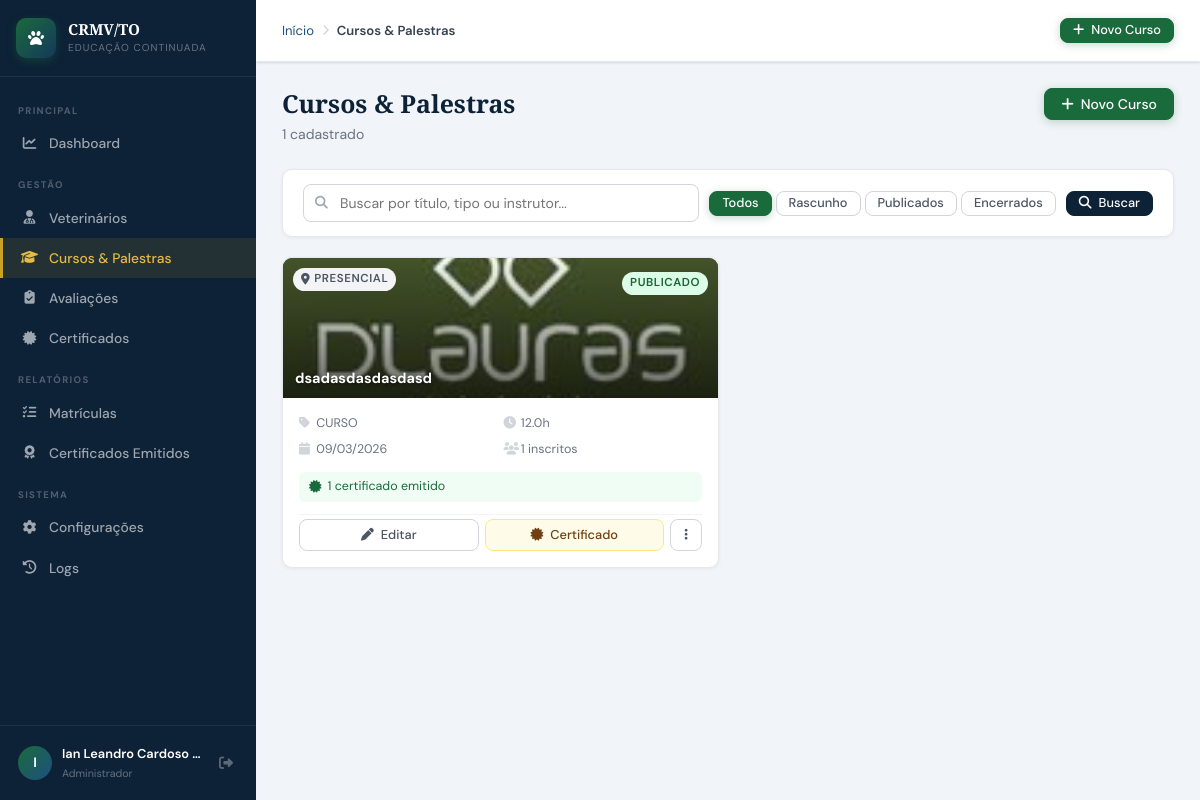
Before: /admin/cursos/lista.php (signed in) with the older database file.
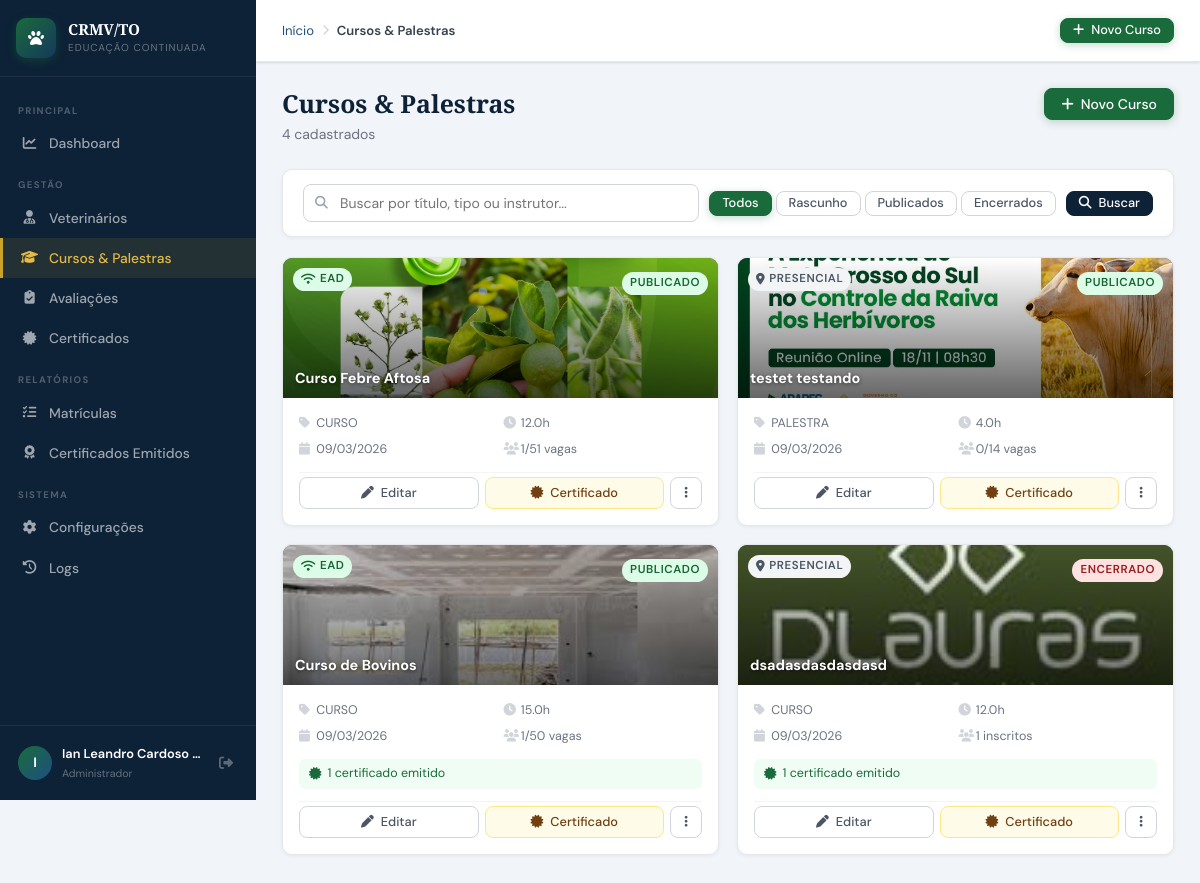
After: the same page with the newer database file.
### tables this page shows
CREATE TABLE `tbl_cursos` (
  `curso_id` int(10) UNSIGNED NOT NULL,
  `categoria_id` int(10) UNSIGNED DEFAULT NULL,
  `titulo` varchar(200) NOT NULL,
  `descricao` text DEFAULT NULL,
  `capa` varchar(120) DEFAULT NULL,
  `observacoes` text DEFAULT NULL,
  `tipo` enum('CURSO','PALESTRA','WORKSHOP','CONGRESSO','WEBINAR') NOT NULL DEFAULT 'CURSO',
  `modalidade` enum('PRESENCIAL','EAD','HIBRIDO') NOT NULL DEFAULT 'PRESENCIAL',
  `carga_horaria` decimal(5,1) NOT NULL DEFAULT 0.0,
  `vagas` smallint(6) DEFAULT NULL,
  `data_inicio` date DEFAULT NULL,
  `data_fim` date DEFAULT NULL,
  `horario` varchar(100) DEFAULT NULL,
  `local_nome` varchar(150) DEFAULT NULL,
  `local_cidade` varchar(80) DEFAULT NULL,
  `local_uf` char(2) DEFAULT 'TO',
  `local_endereco` varchar(200) DEFAULT NULL,
  `link_ead` varchar(300) DEFAULT NULL,
  `youtube_id` varchar(30) DEFAULT NULL,
  `valor` decimal(8,2) NOT NULL DEFAULT 0.00,
  `status` enum('RASCUNHO','PUBLICADO','ENCERRADO','CANCELADO') NOT NULL DEFAULT 'RASCUNHO',
  `cert_modelo` text DEFAULT NULL,
  `cert_conteudo_programatico` mediumtext DEFAULT NULL COMMENT 'HTML do conteúdo programático (verso do certificado)',
  `cert_validade` smallint(6) DEFAULT NULL,
  `cert_obs` text DEFAULT NULL COMMENT 'Observação interna do certificado (não aparece impresso)',
  `ativo` tinyint(1) NOT NULL DEFAULT 1,
  `criado_em` datetime NOT NULL DEFAULT current_timestamp(),
  `atualizado_em` datetime DEFAULT NULL ON UPDATE current_timestamp(),
  `criado_por` int(10) UNSIGNED DEFAULT NULL,
  `instrutor_id` int(11) DEFAULT NULL,
  `requer_avaliacao` tinyint(1) NOT NULL DEFAULT 0,
  `avaliacao_com_nota` tinyint(1) NOT NULL DEFAULT 0,
  `nota_minima` decimal(5,2) DEFAULT 70.00,
  `tentativas_maximas` smallint(6) NOT NULL DEFAULT 3,
  `cert_frente_html` text DEFAULT NULL,
  `cert_verso_html` text DEFAULT NULL
);

### admin/cursos/lista.php (the view, shortened to what the changed rows need)
<?php
require_once __DIR__ . '/../../includes/conexao.php';
$busca  = trim($_GET['busca']  ?? '');
$filtro = $_GET['filtro'] ?? 'todos';
$pag    = max(1, (int)($_GET['pag'] ?? 1));
$porPag = 12;
$offset = ($pag - 1) * $porPag;
$where  = "WHERE c.ativo = 1";
$params = [];
$total   = dbQueryOne("SELECT COUNT(*) AS n FROM tbl_cursos c $where", $params)['n'];
$cursos = dbQuery(
    "SELECT c.curso_id, c.titulo, c.tipo, c.modalidade, c.status, c.carga_horaria,
            c.data_inicio, c.data_fim, c.vagas, c.capa,
            cat.nome AS cat_nome, cat.cor_hex,
            (SELECT GROUP_CONCAT(ci.nome ORDER BY ci.ordem SEPARATOR ', ')
             FROM tbl_curso_instrutores ci WHERE ci.curso_id = c.curso_id) AS instrutores,
            (SELECT COUNT(*) FROM tbl_matriculas m WHERE m.curso_id = c.curso_id) AS total_mat,
            (SELECT COUNT(*) FROM tbl_matriculas m WHERE m.curso_id = c.curso_id AND m.certificado_gerado = 1) AS total_cert
     FROM tbl_cursos c
     LEFT JOIN tbl_categorias cat ON c.categoria_id = cat.categoria_id
     $where
     ORDER BY c.criado_em DESC
     LIMIT $porPag OFFSET $offset",
    $params
);
require_once __DIR__ . '/../../includes/layout.php';
?>
<div class="pg-header">
    <div class="pg-header-row">
        <div>
            <h1 class="pg-titulo">Cursos & Palestras</h1>
            <p class="pg-subtitulo"><?= number_format($total, 0, ',', '.') ?> cadastrado<?= $total != 1 ? 's' : '' ?></p>
        </div>
    </div>
</div>
<div class="card" style="margin-bottom:20px">
    <div class="card-body" style="padding:14px 20px">
        <form method="GET" style="display:flex;gap:10px;align-items:center;flex-wrap:wrap">
            <div style="display:flex;gap:4px">
                <?php foreach (['todos'=>'Todos','RASCUNHO'=>'Rascunho','PUBLICADO'=>'Publicados','ENCERRADO'=>'Encerrados'] as $v=>$l): ?>
                <a href="?busca=<?= urlencode($busca) ?>&filtro=<?= $v ?>"
                   class="btn btn-sm <?= $filtro===$v ? 'btn-primario' : 'btn-ghost' ?>"><?= $l ?></a>
                <?php endforeach; ?>
            </div>
        </form>
    </div>
</div>
<?php if (empty($cursos)): ?>
<div class="card">
    <div class="vazio" style="padding:60px">
        <i class="fa-solid fa-graduation-cap"></i>
        <h3>Nenhum curso encontrado</h3>
        <p><?= $busca ? 'Tente outro termo de busca.' : 'Cadastre o primeiro curso ou palestra.' ?></p>
        <?php if (!$busca): ?>
        <a href="/crmv/admin/cursos/form.php" class="btn btn-primario btn-sm" style="margin-top:12px">
            <i class="fa-solid fa-plus"></i> Criar agora
        </a>
        <?php endif; ?>
    </div>
</div>
<?php else: ?>
<div style="display:grid;grid-template-columns:repeat(auto-fill,minmax(340px,1fr));gap:18px">
<?php foreach ($cursos as $c): ?>
<div class="card" style="display:flex;flex-direction:column">
    <div style="height:140px;background:linear-gradient(135deg,<?= htmlspecialchars($c['cor_hex'] ?? '#0d2137') ?>,<?= htmlspecialchars($c['cor_hex'] ?? '#15385c') ?>dd);position:relative;overflow:hidden;flex-shrink:0">
        <?php if ($c['capa']): ?>
        <img src="/crmv/uploads/capas/<?= htmlspecialchars($c['capa']) ?>"
             style="width:100%;height:100%;object-fit:cover;position:absolute;inset:0">
        <div style="position:absolute;inset:0;background:linear-gradient(to top,rgba(0,0,0,.6),transparent)"></div>
        <?php else: ?>
        <div style="position:absolute;inset:0;display:flex;align-items:center;justify-content:center;opacity:.15">
            <i class="fa-solid fa-graduation-cap" style="font-size:4rem;color:#fff"></i>
        </div>
        <?php endif; ?>
        <div style="position:absolute;top:10px;left:10px;display:flex;gap:6px">
            <?= badgeModalidade($c['modalidade']) ?>
        </div>
        <div style="position:absolute;top:10px;right:10px">
            <?= badgeStatus($c['status']) ?>
        </div>
        <?php if ($c['capa']): ?>
        <div style="position:absolute;bottom:8px;left:12px;right:12px">
            <div style="font-weight:700;font-size:.9rem;color:#fff;text-shadow:0 1px 4px rgba(0,0,0,.6);overflow:hidden;text-overflow:ellipsis;white-space:nowrap">
                <?= htmlspecialchars($c['titulo']) ?>
            </div>
        </div>
        <?php endif; ?>
    </div>
    <div style="padding:16px;display:flex;flex-direction:column;flex:1;gap:12px">
        <div style="display:grid;grid-template-columns:1fr 1fr;gap:6px;font-size:.78rem;color:var(--c500)">
            <div><i class="fa-solid fa-tag" style="width:14px;color:var(--c300)"></i> <?= htmlspecialchars($c['tipo']) ?></div>
            <div><i class="fa-solid fa-clock" style="width:14px;color:var(--c300)"></i> <?= $c['carga_horaria'] ?>h</div>
            <?php if ($c['data_inicio']): ?>
            <div><i class="fa-solid fa-calendar" style="width:14px;color:var(--c300)"></i> <?= fmtData($c['data_inicio']) ?></div>
            <?php endif; ?>
            <?php if ($c['vagas']): ?>
            <div>
                <i class="fa-solid fa-users" style="width:14px;color:var(--c300)"></i>
                <?= $c['total_mat'] ?>/<?= $c['vagas'] ?> vagas
            </div>
            <?php else: ?>
            <div><i class="fa-solid fa-users" style="width:14px;color:var(--c300)"></i> <?= $c['total_mat'] ?> inscritos</div>
            <?php endif; ?>
        </div>
        <?php if ($c['total_cert'] > 0): ?>
        <div style="display:flex;align-items:center;gap:6px;font-size:.78rem;color:var(--verde);background:#f0fdf4;padding:5px 10px;border-radius:6px">
            <i class="fa-solid fa-certificate"></i> <?= $c['total_cert'] ?> certificado<?= $c['total_cert']!=1?'s':'' ?> emitido<?= $c['total_cert']!=1?'s':'' ?>
        </div>
        <?php endif; ?>
        <div style="display:flex;gap:6px;margin-top:auto;padding-top:4px;border-top:1px solid var(--c100)">
            <a href="/crmv/admin/cursos/form.php?id=<?= $c['curso_id'] ?>" class="btn btn-ghost btn-sm" style="flex:1;justify-content:center">
                <i class="fa-solid fa-pen"></i> Editar
            </a>
            <a href="/crmv/admin/certificados/emitir.php?curso_id=<?= $c['curso_id'] ?>" class="btn btn-sm" style="flex:1;justify-content:center;background:#fefce8;color:#713f12;border-color:#fde68a">
                <i class="fa-solid fa-certificate"></i> Certificado
            </a>
            <div style="position:relative">
                <button onclick="toggleMenu(this)" class="btn btn-ghost btn-icone btn-sm">
                    <i class="fa-solid fa-ellipsis-v"></i>
                </button>
            </div>
        </div>
    </div>
</div>
<?php endforeach; ?>
</div>
<?php endif; ?>
<?php require_once __DIR__ . '/../../includes/layout_footer.php'; ?>

### includes/conexao.php (shortened to what the changed rows need)
<?php
function getConn(): PDO {
    static $pdo = null;
    if ($pdo === null) {
        try {
            $dsn = "mysql:host=" . DB_HOST . ";port=" . DB_PORT . ";dbname=" . DB_NAME . ";charset=utf8mb4";
            $pdo = new PDO($dsn, DB_USER, DB_PASS, [
                PDO::ATTR_ERRMODE            => PDO::ERRMODE_EXCEPTION,
                PDO::ATTR_DEFAULT_FETCH_MODE => PDO::FETCH_ASSOC,
                PDO::ATTR_EMULATE_PREPARES   => false,
            ]);
        } catch (PDOException $e) {
            die('<div style="font-family:monospace;background:#fee2e2;color:#7f1d1d;padding:20px;margin:20px;border-radius:8px">
                <strong>Erro de conexão com o banco:</strong><br>' . htmlspecialchars($e->getMessage()) . '
                <br><br>Verifique se o XAMPP está rodando e o banco <strong>' . DB_NAME . '</strong> foi criado.
            </div>');
        }
    }
    return $pdo;
}
function dbQuery(string $sql, array $params = []): array {
    $stmt = getConn()->prepare($sql);
    $stmt->execute($params);
    return $stmt->fetchAll();
}
function dbQueryOne(string $sql, array $params = []): array|false {
    $stmt = getConn()->prepare($sql);
    $stmt->execute($params);
    return $stmt->fetch();
}
function fmtData(?string $d): string {
    try { return (new DateTime($d))->format('d/m/Y'); }
    catch (Exception) { return '-'; }
}
function badgeModalidade(string $mod): string {
    return match(strtoupper(trim($mod))) {
        'EAD'       => '<span class="badge b-verde"><i class="fa-solid fa-wifi"></i> EAD</span>',
        'HIBRIDO'   => '<span class="badge b-ouro"><i class="fa-solid fa-layer-group"></i> Híbrido</span>',
        'PRESENCIAL'=> '<span class="badge b-cinza"><i class="fa-solid fa-map-marker-alt"></i> Presencial</span>',
        default     => '<span class="badge b-cinza">' . htmlspecialchars($mod) . '</span>',
    };
}
function badgeStatus(string $status): string {
    return match(strtoupper(trim($status))) {
        'PUBLICADO' => '<span class="badge b-verde">Publicado</span>',
        'RASCUNHO'  => '<span class="badge b-cinza">Rascunho</span>',
        'ENCERRADO' => '<span class="badge b-verm">Encerrado</span>',
        'CANCELADO' => '<span class="badge b-verm">Cancelado</span>',
        'ATIVA'     => '<span class="badge b-azul">Ativa</span>',
        'CONCLUIDA' => '<span class="badge b-verde">Concluída</span>',
        'REPROVADO' => '<span class="badge b-verm">Reprovado</span>',
        default     => '<span class="badge b-cinza">' . htmlspecialchars($status) . '</span>',
    };
}

Changed rows visible on the page:
added tbl_cursos: capa (picture), modalidade "EAD", status "PUBLICADO", titulo "Curso Febre Aftosa", tipo "CURSO", carga_horaria "12.0", data_inicio "09/03/2026", total_mat "1", vagas "51"
added tbl_cursos: capa (picture), modalidade "PRESENCIAL", status "PUBLICADO", titulo "testet testando", tipo "PALESTRA", carga_horaria "4.0", data_inicio "09/03/2026", total_mat "0", vagas "14"
added tbl_cursos: capa (picture), modalidade "EAD", status "PUBLICADO", titulo "Curso de Bovinos", tipo "CURSO", carga_horaria "15.0", data_inicio "09/03/2026", total_mat "1", vagas "50", total_cert "1"
changed tbl_cursos "dsadasdasdasdasd": status "PUBLICADO" → "ENCERRADO"
Other visible differences:
$total: "1" → "4"
text now shown: "s"
